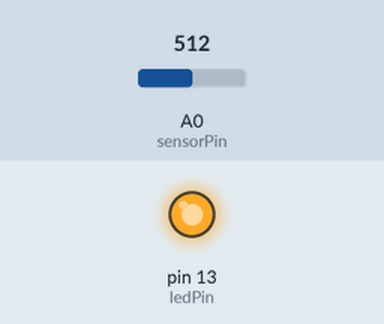
Recording of a sketch running on a simulated Arduino Uno, built with avr-gcc and run on an emulated ATmega328P. Shown: output pins drawn as LEDs (lit = HIGH). Inputs (shaded band) come from the test bench; at power-on: A0 (sensorPin) = 512.

Above: at 5.8 s.
5.9 s: A0 (sensorPin) set to 40
At 10.8 s:
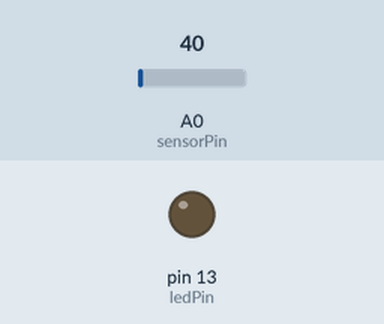
11.9 s: A0 (sensorPin) set to 53
At 12.3 s:
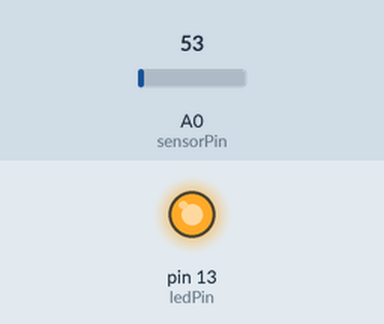
22.7 s: A0 (sensorPin) set to 0
At 27.3 s:
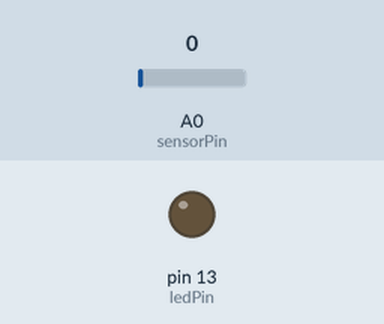
28.7 s: A0 (sensorPin) set to 60
At 29.9 s:
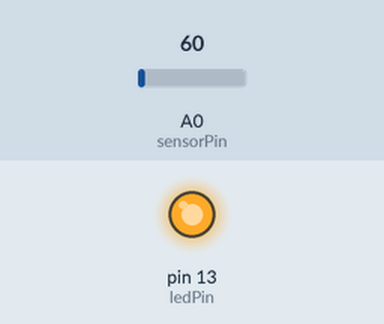
Timing chart, 0 to 31.7 s (numbered marks = the images above; inputs shaded):
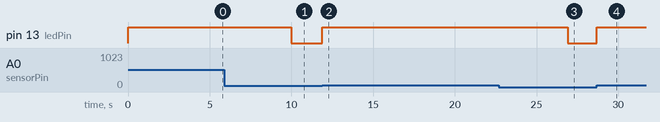

Measured:
- the behaviour switches between 49 and 50 on A0 (sensorPin) (found by bisection; images 1 and 2)
- after the input at 5.9 s, pin 13 (ledPin): HIGH → LOW after 4.1 s
- after the input at 11.9 s, pin 13 (ledPin): LOW → HIGH at once
- after the input at 22.7 s, pin 13 (ledPin): HIGH → LOW after 4.2 s
- after the input at 28.7 s, pin 13 (ledPin): LOW → HIGH at once

The sketch:

piezo.ino
```cpp
const int sensorPin=A0;
const int ledPin= 13;
const int threshold= 50;

void setup()
{
pinMode(ledPin, OUTPUT);
}

void loop()
{
int val= analogRead(sensorPin);
if (val >= threshold)
{
digitalWrite(ledPin, HIGH);
delay(5000);
digitalWrite(ledPin, LOW);
}
else
digitalWrite(ledPin, LOW);
}
```
